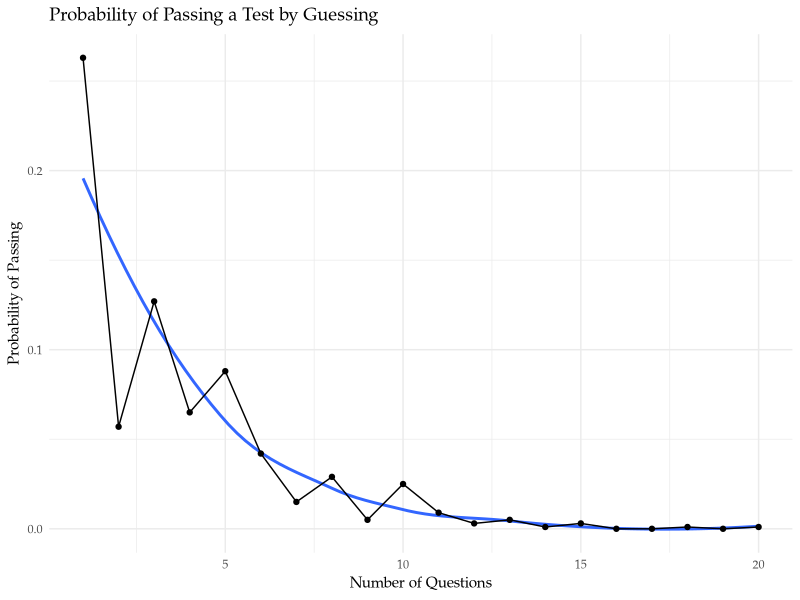

R code for this plot:
## ---- chunk 1
library(tidyverse)
## ---- chunk 2
#| code-fold: true
#| code-summary: "Show the code"

test <- function(questions, choices, grade){
  num_correct <- sum(sample(1:choices, questions, replace = TRUE) == 1) 
  return((num_correct / questions) >= grade)
}

set.seed(47)    #Setting seed for reproducibility
test_simulation <- map_lgl(1:1000, ~ test(10, 4, .7)) |>
  mean() |>
  print()
## ---- chunk 3
#| code-fold: true
#| code-summary: "Show the code"

set.seed(47)
test_simulation <- map_lgl(1:1000, ~ test(10, 4, .6)) |>
  mean() |>
  print()
## ---- chunk 4
#| code-fold: true
#| code-summary: "Show the code"

set.seed(47)
test_simulation <- map_lgl(1:1000, ~ test(20, 4, .6)) |>
  mean() |>
  print()
## ---- chunk 5
#| code-fold: true
#| code-summary: "Show the code"

#Re-writing our test_simulation as a function

pass_probability <- function(num_questions, num_simulations, num_choices, pct_grade){
  test_simulation <- map_lgl(1:num_simulations, ~ test(num_questions, num_choices, pct_grade))
  return(mean(test_simulation))
}

set.seed(47)
results <- map_dbl(1:20, ~ pass_probability(.x, 1000, 4, .60))

results_table <- tibble(results) |> 
  mutate(questions = c(1:20)) |>
  as.data.frame()

ggplot(results_table, aes(x = questions, y = results)) +
  geom_smooth(se = FALSE, method = "loess", formula = y ~ x) +
  geom_point() +
  geom_line() +
  labs(
    x = "Number of Questions",
    y = "Probability of Passing",
    title = "Probability of Passing a Test by Guessing"
  ) +
  theme_minimal(base_family = "Palatino")
